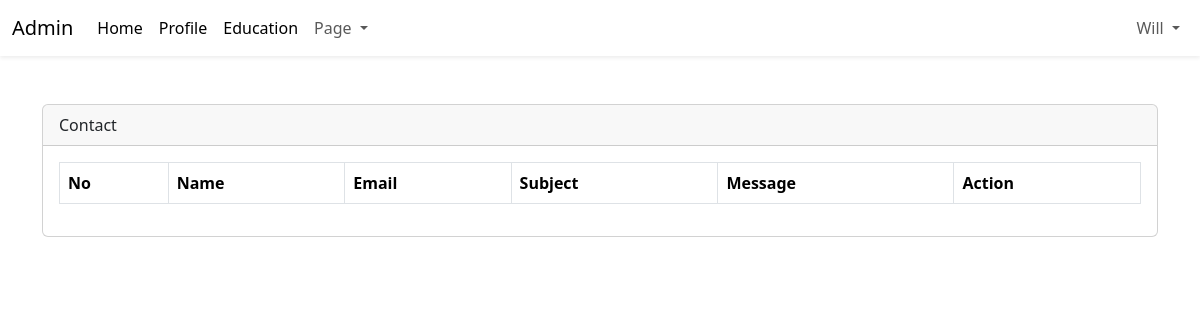
The page /admin/dashboard.php?page=contact (signed in) on the database as committed earlier.
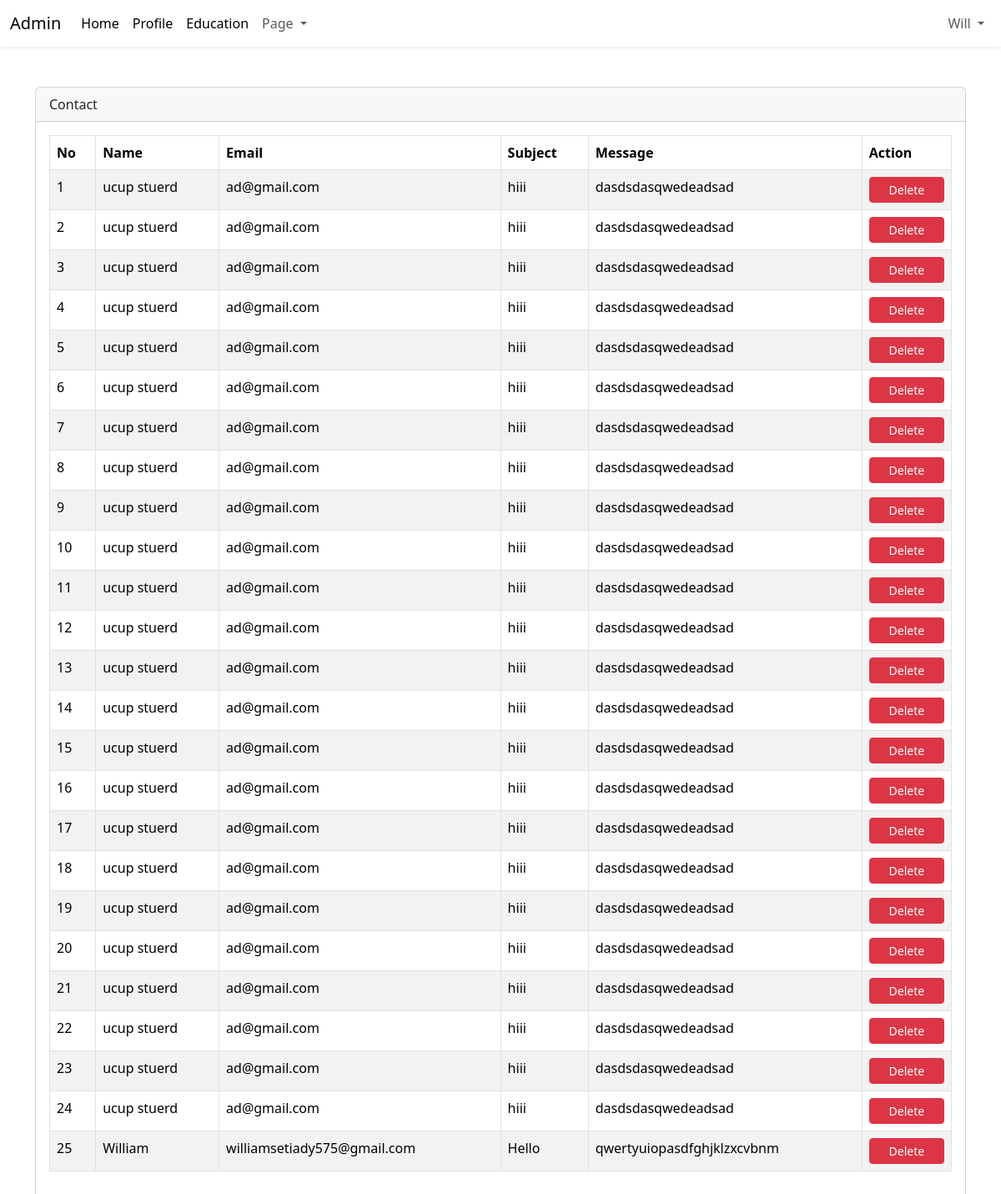
The same page on the database as committed later.
### tables this page shows
CREATE TABLE `contacts` (
  `contact_id` int(11) NOT NULL,
  `contact_name` varchar(50) NOT NULL,
  `contact_email` varchar(50) NOT NULL,
  `contact_subject` varchar(100) NOT NULL,
  `contact_message` text NOT NULL,
  `created_at` timestamp NOT NULL DEFAULT current_timestamp(),
  `update_at` timestamp NULL DEFAULT NULL ON UPDATE current_timestamp()
);

### admin/content/contact.php (the view, shortened to what this page needs)
<?php
$query = mysqli_query($config, "SELECT * FROM contacts ORDER BY contact_id DESC");
$row = mysqli_fetch_all($query, MYSQLI_ASSOC);
?>
<div class="table-responsive">
    <table id="table" class="table table-bordered table-striped">
        <thead>
            <tr>
                <th>No</th>
                <th>Name</th>
                <th>Email</th>
                <th>Subject</th>
                <th>Message</th>
                <th>Action</th>
            </tr>
        </thead>
        <tbody>
            <?php foreach ($row as $key => $data_value): ?>
                <tr>
                    <td><?= $key + 1; ?></td>
                    <td><?= $data_value['contact_name']; ?></td>
                    <td><?= $data_value['contact_email']; ?></td>
                    <td><?= $data_value['contact_subject']; ?></td>
                    <td><?= $data_value['contact_message']; ?></td>
                    <td>
                        <a onclick="return confirm('Are you sure?')"
                            href="?page=contact&delete= <?php echo $data_value['contact_id']; ?>"
                            class="btn btn-danger btn-sm content-center d-flex justify-content-center">Delete</a>
                    </td>
                </tr>
            <?php endforeach ?>
        </tbody>
    </table>
</div>

Rows that differ between the two databases and show on the page:
added contacts: contact_name "ucup stuerd", contact_email "ad@gmail.com", contact_subject "hiii", contact_message "dasdsdasqwedeadsad"
added contacts: contact_name "ucup stuerd", contact_email "ad@gmail.com", contact_subject "hiii", contact_message "dasdsdasqwedeadsad"
added contacts: contact_name "ucup stuerd", contact_email "ad@gmail.com", contact_subject "hiii", contact_message "dasdsdasqwedeadsad"
added contacts: contact_name "ucup stuerd", contact_email "ad@gmail.com", contact_subject "hiii", contact_message "dasdsdasqwedeadsad"
added contacts: contact_name "ucup stuerd", contact_email "ad@gmail.com", contact_subject "hiii", contact_message "dasdsdasqwedeadsad"
added contacts: contact_name "ucup stuerd", contact_email "ad@gmail.com", contact_subject "hiii", contact_message "dasdsdasqwedeadsad"
added contacts: contact_name "ucup stuerd", contact_email "ad@gmail.com", contact_subject "hiii", contact_message "dasdsdasqwedeadsad"
added contacts: contact_name "ucup stuerd", contact_email "ad@gmail.com", contact_subject "hiii", contact_message "dasdsdasqwedeadsad"
added contacts: contact_name "ucup stuerd", contact_email "ad@gmail.com", contact_subject "hiii", contact_message "dasdsdasqwedeadsad"
added contacts: contact_name "ucup stuerd", contact_email "ad@gmail.com", contact_subject "hiii", contact_message "dasdsdasqwedeadsad"
added contacts: contact_name "ucup stuerd", contact_email "ad@gmail.com", contact_subject "hiii", contact_message "dasdsdasqwedeadsad"
added contacts: contact_name "ucup stuerd", contact_email "ad@gmail.com", contact_subject "hiii", contact_message "dasdsdasqwedeadsad"
added contacts: contact_name "ucup stuerd", contact_email "ad@gmail.com", contact_subject "hiii", contact_message "dasdsdasqwedeadsad"
added contacts: contact_name "ucup stuerd", contact_email "ad@gmail.com", contact_subject "hiii", contact_message "dasdsdasqwedeadsad"
added contacts: contact_name "ucup stuerd", contact_email "ad@gmail.com", contact_subject "hiii", contact_message "dasdsdasqwedeadsad"
added contacts: contact_name "ucup stuerd", contact_email "ad@gmail.com", contact_subject "hiii", contact_message "dasdsdasqwedeadsad"
added contacts: contact_name "ucup stuerd", contact_email "ad@gmail.com", contact_subject "hiii", contact_message "dasdsdasqwedeadsad"
added contacts: contact_name "ucup stuerd", contact_email "ad@gmail.com", contact_subject "hiii", contact_message "dasdsdasqwedeadsad"
added contacts: contact_name "ucup stuerd", contact_email "ad@gmail.com", contact_subject "hiii", contact_message "dasdsdasqwedeadsad"
added contacts: contact_name "ucup stuerd", contact_email "ad@gmail.com", contact_subject "hiii", contact_message "dasdsdasqwedeadsad"
added contacts: contact_name "ucup stuerd", contact_email "ad@gmail.com", contact_subject "hiii", contact_message "dasdsdasqwedeadsad"
added contacts: contact_name "ucup stuerd", contact_email "ad@gmail.com", contact_subject "hiii", contact_message "dasdsdasqwedeadsad"
added contacts: contact_name "ucup stuerd", contact_email "ad@gmail.com", contact_subject "hiii", contact_message "dasdsdasqwedeadsad"
added contacts: contact_name "ucup stuerd", contact_email "ad@gmail.com", contact_subject "hiii", contact_message "dasdsdasqwedeadsad"
added contacts: contact_name "William", contact_email "williamsetiady575@gmail.com", contact_subject "Hello", contact_message "qwertyuiopasdfghjklzxcvbnm"
